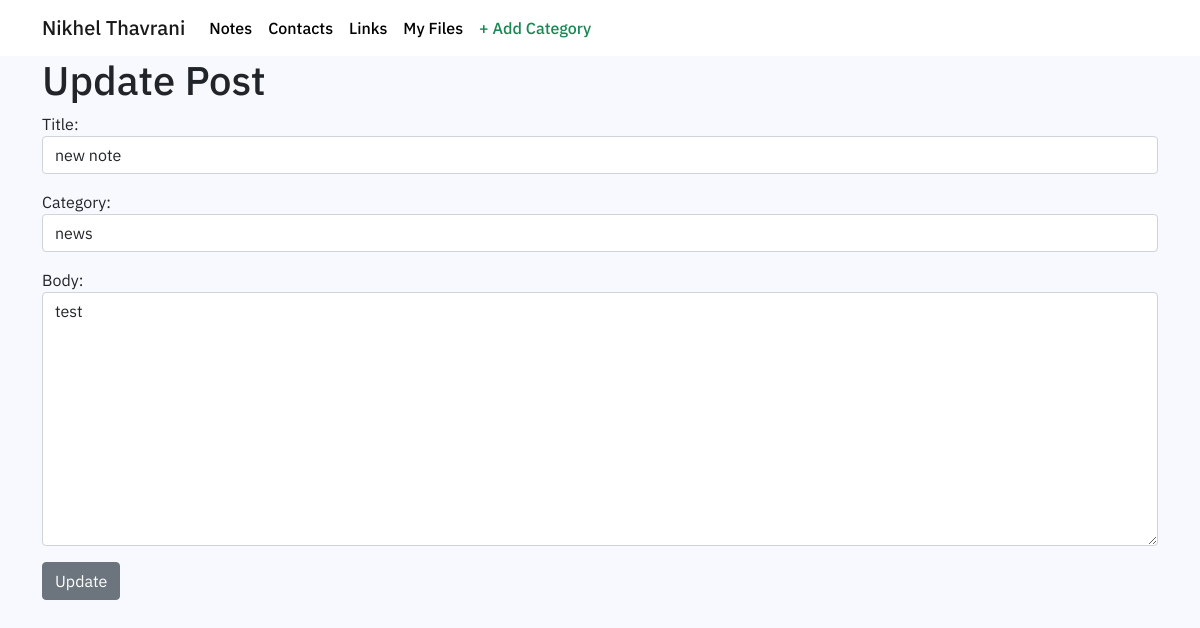
Page /notes/edit/1 on the committed database.
### notes/models.py (models this page shows, shortened)
class Post(models.Model):
    title = models.CharField(max_length=100)
    body = models.TextField()
    created_date = models.DateField(auto_now_add=True)
    category = models.CharField(max_length=255, default='tax-returns')

### notes/views.py (the view)
# urls.py: path('notes/edit/<int:pk>', UpdateNoteView.as_view(), name='update-note'),
class UpdateNoteView(UpdateView):
    model = Post
    form_class = UpdateForm
    template_name = 'update_note.html'

### notes/forms.py
class UpdateForm(forms.ModelForm):
    class Meta:
        model = Post
        fields = ('title', 'category', 'body')
        widgets = {
        'title': forms.TextInput(attrs={'class': 'form-control '}),
        'category': forms.Select(choices=retList(), attrs={'class': 'form-control'}),
        'body': forms.Textarea(attrs={'class': 'form-control'}),
        }

### notes/templates/update_note.html (shortened to what this page needs)
{% extends 'base.html' %}
{% block content %}
<h1> Update Post </h1>
<div class="form-group">
<form method="POST">
    {{ form.as_p }}
    <button class="btn btn-secondary">Update</button>
</div>
{% endblock %}

### notes/templates/base.html (style rules this page uses)
body { background-color: #F8F8FF; font-family: 'IBM Plex Sans', sans-serif; }

### rows in the picture
Post: title "new note", category "news", body "test"
